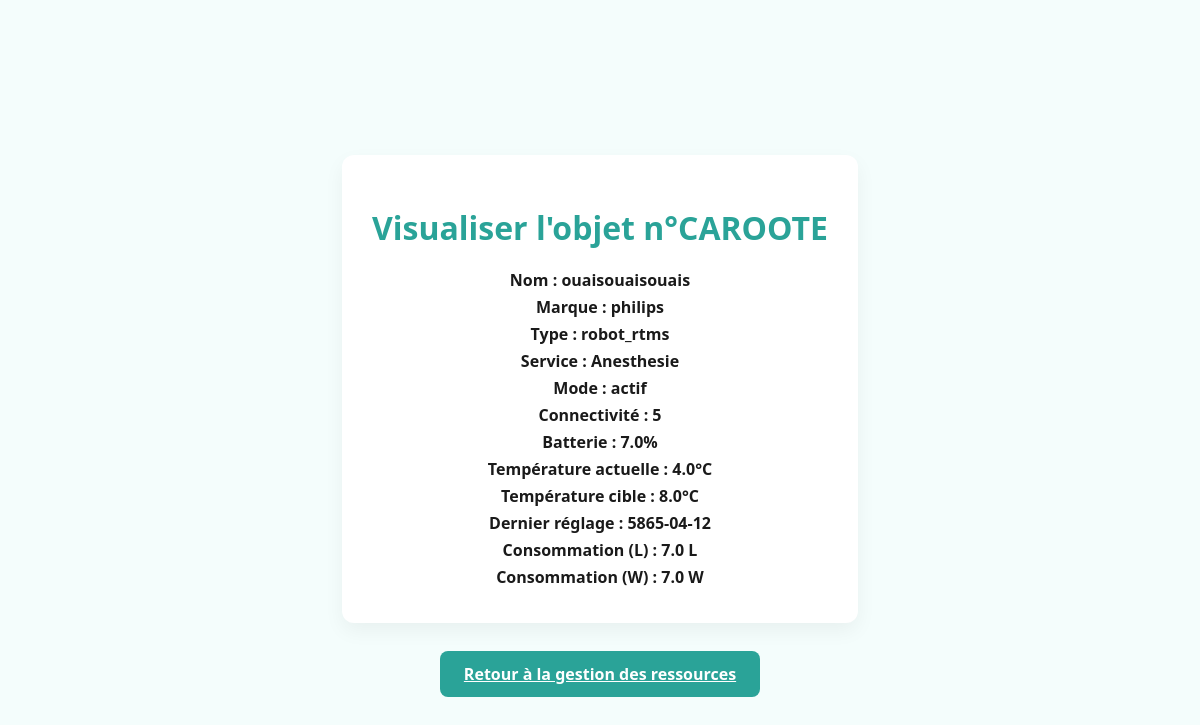
The app's page /visualiser_objet/CAROOTE (signed in) with its own data.
### tables this page shows
CREATE TABLE Objet (
    ID INT PRIMARY KEY,
    TempActuelle REAL,
    tempcible REAL,
    mode VARCHAR(30),
    connectivite VARCHAR(30),
    batterie REAL,
    service VARCHAR(30),
    marque VARCHAR(50),
    nom VARCHAR(255),
    type VARCHAR(30),
    dernierReglage DATE,
    ConsommationL REAL,
    ConsommationW REAL
);

### app.py (the view)
@app.route('/visualiser_objet/<id>', methods=['GET','POST'])
def visualiser_objet(id):
    if 'username' not in session:
        return redirect(url_for('connexion'))
    pseudonyme = session['username']
    user_type = get_user_type(pseudonyme)
    conn = sql.connect("donnees.db")
    cur = conn.cursor()
    cur.execute("SELECT * FROM Objet WHERE ID = ?", (id,))
    objet = cur.fetchone()
    if not objet:
        conn.close()
        flash("Objet non trouvé.")
        return redirect(url_for('gestion_ressources'))
    if request.method == 'POST':
        data = request.form
        champs_requis = ['TempActuelle', 'tempcible', 'mode', 'connectivite', 'batterie',
                        'service', 'marque', 'nom', 'type', 'dernierReglage']
        champs_vides = [champ for champ in champs_requis if not data.get(champ)]
        if champs_vides:
            flash(f"Les champs suivants sont obligatoires : {', '.join(champs_vides)}")
            conn.close()
            return render_template('modifier_objet.html', objet=data)
        try:
            cur.execute("""
                UPDATE Objet
                SET TempActuelle=?, tempcible=?, mode=?, connectivite=?, batterie=?,
                    service=?, marque=?, nom=?, type=?, dernierReglage=?,
                    ConsommationL=?, ConsommationW=?
                WHERE ID=?
            """, (
                data['TempActuelle'], data['tempcible'], data['mode'], data['connectivite'],
                data['batterie'], data['service'], data['marque'], data['nom'], data['type'],
                data['dernierReglage'], data.get('ConsommationL', 0), data.get('ConsommationW', 0), id
            ))
            conn.commit()
            update_user_points(pseudonyme, 0.25, 0)
            increment_user_actions(pseudonyme)
            flash("Objet modifié avec succès.")
            return redirect(url_for('gestion_ressources'))
        except Exception as e:
            conn.rollback()
            flash(f"Erreur lors de la modification : {e}")
        finally:
            conn.close()
    else:
        conn.close()
        return render_template('visualiser_objet.html', objet=objet)

### app.py (called while the page is built)
@app.context_processor
def inject_user_type():
    def get_user_type_safe(pseudo):
        result = get_user_type(pseudo)
        return int(result[0]) if result else 0
    return dict(get_user_type=get_user_type_safe)

### models.py (called while the page is built)
def get_user_type(pseudonyme):
    con = sql.connect("donnees.db")
    cur = con.cursor()
    cur.execute("SELECT type FROM Informations WHERE pseudonyme = ? OR email = ?", (pseudonyme, pseudonyme))
    result = cur.fetchone()
    con.close()
    return result

### templates/visualiser_objet.html (shortened to what this page needs)
<!DOCTYPE html>
<html lang="fr" data-theme="light">
<head>
    <link rel="stylesheet" href="{{ url_for('static', filename='dist/css/styles.css') }}">
</head>
<body>
    <div class="container">
        <h1>Visualiser l'objet n°{{ objet[0] }}</h1>
            <label>Nom : {{ objet[8] }}</label>
            <label>Marque : {{ objet[7] }}</label>
            <label>Type : {{ objet[9] }}</label>
            <label>Service : {{ objet[6] }}</label>
            <label>Mode : {{ objet[3] }}</label>
            <label>Connectivité : {{ objet[4] }}</label>
            <label>Batterie : {{ objet[5] }}%</label>
            <label>Température actuelle : {{ objet[1] }}°C</label>
            <label>Température cible : {{ objet[2] }}°C</label>
            <label>Dernier réglage : {{ objet[10] }}</label>
            <label>Consommation (L) : {{ objet[11] }} L</label>
            <label>Consommation (W) : {{ objet[12] }} W</label>
    </div>
    <div>
        <a href="{{ url_for('gestion_ressources') }}" class="btn btn-danger mt-3">Retour à la gestion des ressources</a>
    </div>
</body>
</html>

### records on screen
Objet: ID "CAROOTE", nom "ouaisouaisouais", marque "philips", type "robot_rtms", service "Anesthesie", mode "actif", connectivite "5", batterie "7.0", TempActuelle "4.0", tempcible "8.0", dernierReglage "5865-04-12", ConsommationL "7.0", ConsommationW "7.0"
